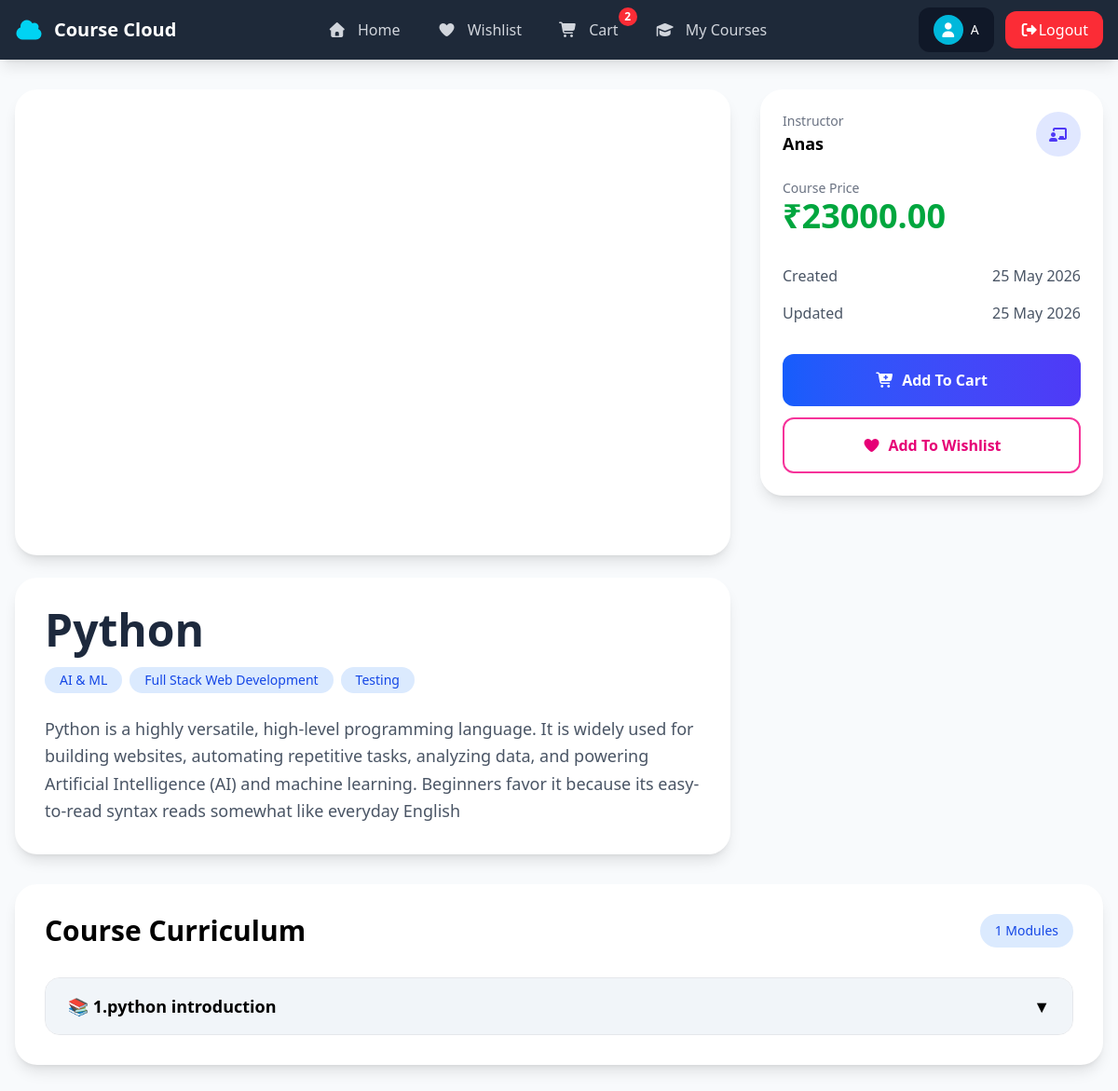
/student/coursedetails/1 (signed in), run on the app's committed database.
### instrctor/models.py (models this page shows, shortened)
class User(AbstractUser):
    role_options = [
        ('Student','Student'),
        ('Instructor','Instructor'),
    ]
    role = models.CharField(max_length=50,choices=role_options,default="Student")

class Course(models.Model):
    title = models.CharField(max_length=100)
    description = models.CharField(max_length=500)
    price = models.DecimalField(max_digits=7,decimal_places=2)
    instructor = models.ForeignKey(User,on_delete=models.CASCADE,related_name="course")
    is_free = models.BooleanField(default=False)
    course_picture = models.ImageField(upload_to="Course_picture")
    thumbnail  = models.TextField()
    category = models.ManyToManyField(Category)
    created_at = models.DateTimeField(auto_now_add=True)
    updated_at = models.DateTimeField(auto_now=True)

class Category(models.Model):
    name = models.CharField(max_length=100)

class Module(models.Model):
    title = models.CharField(max_length=100)
    course = models.ForeignKey(Course,on_delete=models.CASCADE,related_name="modules")
    order_number = models.PositiveIntegerField()
    def __str__(self):
        return f"{self.order_number}.{self.title}"
    class Meta :
        ordering = ['order_number']

### student/views.py (the view)
# urls.py: path('coursedetails/<int:cid>',CourseDetailsView.as_view(),name='course_details'),
class CourseDetailsView(DetailView):
    template_name = 'coursedetails.html'
    queryset = Course.objects.all()
    pk_url_kwarg = 'cid'
    context_object_name = 'course'

### instrctor/models.py (called while the page is built)
    def __str__(self):
        return f"{self.order_number}.{self.title}"

### student/context_processor.py (called while the page is built)
def cart_count(request):
    if request.user.is_authenticated:
        count = Cart.objects.filter(student_object  = request.user).count()
        return {'cart_count':count}
    else:
        return {'cart_count':0}

### student/templates/coursedetails.html (shortened to what this page needs)
{% extends 'base.html' %}
{% block base %}
<div class="bg-slate-50 min-h-screen py-8">
    <div class="max-w-7xl mx-auto px-4">
        <div class="grid lg:grid-cols-3 gap-8">
            <div class="lg:col-span-2">
                <div class="bg-white rounded-3xl shadow-lg overflow-hidden">
                    <iframe class="w-full rounded" height="500" src="{{course.thumbnail}}" title="YouTube video player" frameborder="0"
                        allow="accelerometer; autoplay; clipboard-write; encrypted-media; gyroscope; picture-in-picture; web-share"
 allowfullscreen></iframe>
                </div>
                <div class="bg-white rounded-3xl shadow-lg p-8 mt-6">
                    <h1 class="text-4xl md:text-5xl font-bold text-slate-800 mb-4">
                        {{course.title}}
                    </h1>
                    <div class="flex flex-wrap gap-2 mb-6">
                        {% for i in course.category.all %}
                        <span class="bg-blue-100 text-blue-700 px-4 py-1 rounded-full text-sm font-medium">
                            {{i.name}}
                        </span>
                        {% endfor %}
                    </div>
                    <p class="text-gray-600 text-lg leading-relaxed">
                        {{course.description}}
                    </p>
                </div>
            </div>
            <div>
                <div class="bg-white rounded-3xl shadow-lg p-6 lg:sticky lg:top-24">
                    <div class="flex items-center justify-between mb-6">
                        <div>
                            <p class="text-gray-500 text-sm">
                                Instructor
                            </p>
                            <h3 class="font-semibold text-lg">
                                {{course.instructor}}
                            </h3>
                        </div>
                        <div class="w-12 h-12 rounded-full bg-indigo-100 flex items-center justify-center">
                            <i class="fa-solid fa-chalkboard-user text-indigo-600"></i>
                        </div>
                    </div>
                    <div class="mb-8">
                        <p class="text-gray-500 text-sm">
                            Course Price
                        </p>
                        <h2 class="text-4xl font-bold text-green-600">
                            ₹{{course.price}}
                        </h2>
                    </div>
                    <div class="space-y-4 mb-8 text-gray-600">
                        <div class="flex justify-between">
                            <span>Created</span>
                            <span>{{course.created_at|date:"d M Y"}}</span>
                        </div>
                        <div class="flex justify-between">
                            <span>Updated</span>
                            <span>{{course.updated_at|date:"d M Y"}}</span>
                        </div>
                    </div>
                    <div class="space-y-3">
                        <a href="{% url 'addtocart' course.id %}"
                            class="w-full flex justify-center items-center gap-2 bg-gradient-to-r from-blue-600 to-indigo-600 text-white py-4 rounded-xl font-semibold hover:from-blue-700 hover:to-indigo-700 transition">
                            <i class="fa-solid fa-cart-plus"></i>
                            Add To Cart
                        </a>
                        <a href="#"
                            class="w-full flex justify-center items-center gap-2 border-2 border-pink-500 text-pink-600 py-4 rounded-xl font-semibold hover:bg-pink-500 hover:text-white transition">
                            <i class="fa-solid fa-heart"></i>
                            Add To Wishlist
                        </a>
                    </div>
                </div>
            </div>
        </div>
        <div class="bg-white rounded-3xl shadow-lg p-8 mt-8">
            <div class="flex items-center justify-between mb-8">
                <h2 class="text-3xl font-bold">
                    Course Curriculum
                </h2>
                <span class="bg-blue-100 text-blue-700 px-4 py-2 rounded-full text-sm font-medium">
                    {{course.modules.count}} Modules
                </span>
            </div>
            {% if course.modules.all %}
            <div class="space-y-4">
                {% for module in course.modules.all %}
                <details class="group border border-gray-200 rounded-2xl overflow-hidden">
                    <summary
                        class="flex justify-between items-center cursor-pointer bg-slate-100 px-6 py-4 font-semibold text-lg hover:bg-slate-200 transition">
                        <span>
                            📚 {{module}}
                        </span>
                        <span class="group-open:rotate-180 transition duration-300">
                            ▼
                        </span>
                    </summary>
                </details>
                {% endfor %}
            </div>
            {% endif %}
        </div>
    </div>
</div>
{% endblock base %}

### student/templates/base.html (shortened to what this page needs)
<!DOCTYPE html>
<html lang="en">
<head>
    <script src="https://cdn.jsdelivr.net/npm/@tailwindcss/browser@4"></script>
    <link rel="stylesheet" href="https://cdnjs.cloudflare.com/ajax/libs/font-awesome/7.0.1/css/all.min.css"
 />
</head>
<body>
    <nav class="bg-gray-800 shadow-lg sticky top-0 z-50">
        <div class="max-w-7xl mx-auto px-4">
            <div class="flex justify-between items-center h-16">
                <div class="flex items-center gap-3">
                    <a href="{% url 'cchome' %}" class="flex items-center gap-3 text-white font-bold text-xl">
                        <i class="fa-solid fa-cloud text-cyan-400 text-2xl"></i>
                        <span class="hidden sm:block">
                            Course Cloud
                        </span>
                    </a>
                </div>
                <div class="hidden md:flex items-center gap-2">
                    <a href="{% url 'cchome' %}"
                        class="px-4 py-2 rounded-lg text-gray-300 hover:text-white hover:bg-gray-700 transition">
                        <i class="fa-solid fa-house mr-2"></i>
                        Home
                    </a>
                    <a href="#"
                        class="px-4 py-2 rounded-lg text-gray-300 hover:text-white hover:bg-gray-700 transition">
                        <i class="fa-solid fa-heart mr-2"></i>
                        Wishlist
                    </a>
                    <a href="{% url 'cartlist' %}"
                        class="relative px-4 py-2 rounded-lg text-gray-300 hover:text-white hover:bg-gray-700 transition">
                        <i class="fa-solid fa-cart-shopping mr-2"></i>
                        Cart
                        {% if cart_count %}
                        <span
                            class="absolute -top-1 -right-1 bg-red-500 text-white text-xs min-w-[20px] h-5 px-1 flex items-center justify-center rounded-full font-bold">
                            {{cart_count}}
                        </span>
                        {% endif %}
                    </a>
                    <a href="#"
                        class="px-4 py-2 rounded-lg text-gray-300 hover:text-white hover:bg-gray-700 transition">
                        <i class="fa-solid fa-graduation-cap mr-2"></i>
                        My Courses
                    </a>
                </div>
                <div class="flex items-center gap-3">
                    <div class="hidden sm:flex items-center gap-2 bg-gray-900 px-4 py-2 rounded-xl">
                        <div class="w-8 h-8 rounded-full bg-cyan-500 flex items-center justify-center text-white">
                            <i class="fa-solid fa-user"></i>
                        </div>
                        <span class="text-white text-sm max-w-[120px] truncate">
                            {{request.user}}
                        </span>
                    </div>
                    <a href="{% url 'logout' %}"
                        class="bg-red-500 hover:bg-red-600 text-white px-4 py-2 rounded-xl transition">
                        <i class="fa-solid fa-right-from-bracket"></i>Logout
                    </a>
                </div>
            </div>
        </div>
    </nav>
    <div style="min-height: 70vh;">
        {% block base %}
        {% endblock base %}
    </div>
</body>
</html>

### data on the page
User: user "A"
Course: title "Python", description "Python is a highly versatile, high-level programming language. It is widely used for building websites, automating repetitive tasks, analyzing data, and powering Artificial Intelligence (AI) and machine learning. Beginners favor it because its easy-to-read syntax reads somewhat like everyday English", instructor "Anas", price "23000.00", created_at "25 May 2026", updated_at "25 May 2026", modules.count "1"
Category: name "AI & ML"
Category: name "Full Stack Web Development"
Category: name "Testing"
Module: order_number+title "1.python introduction"

### other printed values
{{ cart_count }} "2"
